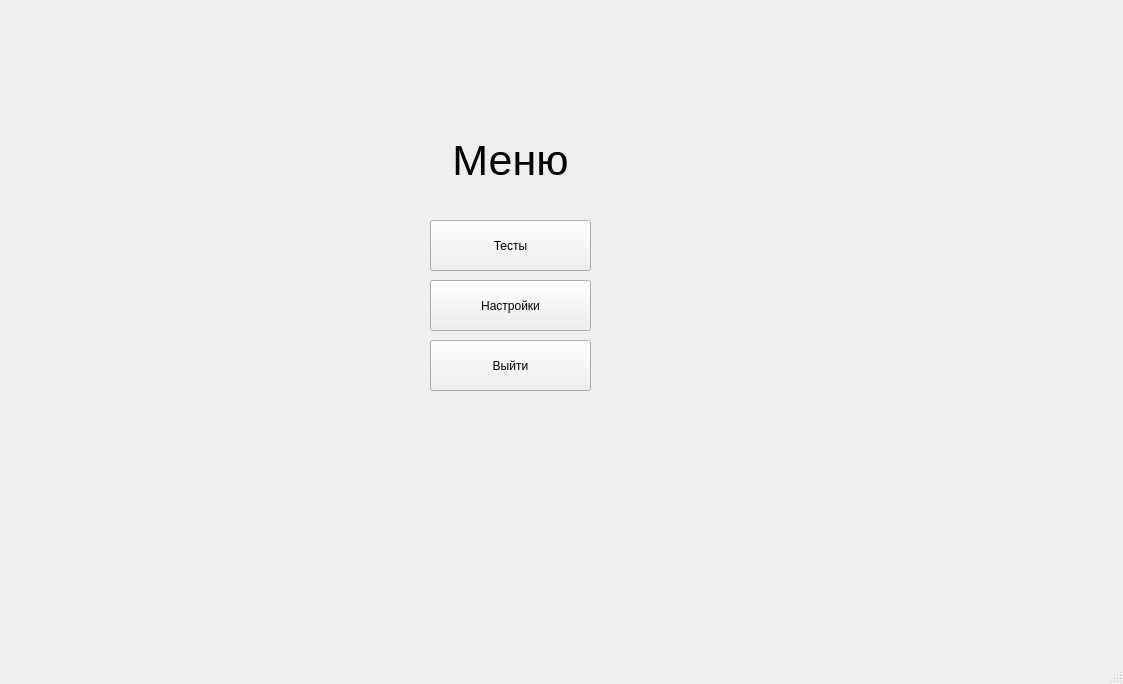
<?xml version="1.0" encoding="UTF-8"?>
<ui version="4.0">
 <class>MainWindow</class>
 <widget class="QMainWindow" name="MainWindow">
  <property name="geometry">
   <rect>
    <x>0</x>
    <y>0</y>
    <width>1123</width>
    <height>684</height>
   </rect>
  </property>
  <property name="windowTitle">
   <string>MainWindow</string>
  </property>
  <widget class="QWidget" name="centralwidget">
   <widget class="QLabel" name="label">
    <property name="geometry">
     <rect>
      <x>400</x>
      <y>130</y>
      <width>221</width>
      <height>61</height>
     </rect>
    </property>
    <property name="font">
     <font>
      <pointsize>32</pointsize>
     </font>
    </property>
    <property name="text">
     <string>Меню</string>
    </property>
    <property name="alignment">
     <set>Qt::AlignCenter</set>
    </property>
   </widget>
   <widget class="QPushButton" name="start_buttob">
    <property name="geometry">
     <rect>
      <x>430</x>
      <y>220</y>
      <width>161</width>
      <height>51</height>
     </rect>
    </property>
    <property name="text">
     <string>Тесты</string>
    </property>
   </widget>
   <widget class="QPushButton" name="settings_button">
    <property name="geometry">
     <rect>
      <x>430</x>
      <y>280</y>
      <width>161</width>
      <height>51</height>
     </rect>
    </property>
    <property name="text">
     <string>Настройки</string>
    </property>
   </widget>
   <widget class="QPushButton" name="exit_button">
    <property name="geometry">
     <rect>
      <x>430</x>
      <y>340</y>
      <width>161</width>
      <height>51</height>
     </rect>
    </property>
    <property name="text">
     <string>Выйти</string>
    </property>
   </widget>
  </widget>
  <widget class="QStatusBar" name="statusbar"/>
 </widget>
 <resources/>
 <connections/>
</ui>
